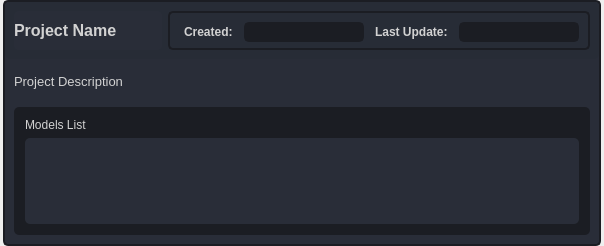
<?xml version="1.0" encoding="UTF-8"?>
<ui version="4.0">
 <class>listWidgetItem_project</class>
 <widget class="QWidget" name="listWidgetItem_project">
  <property name="geometry">
   <rect>
    <x>0</x>
    <y>0</y>
    <width>604</width>
    <height>246</height>
   </rect>
  </property>
  <property name="windowTitle">
   <string>Form</string>
  </property>
  <property name="styleSheet">
   <string notr="true"/>
  </property>
  <layout class="QVBoxLayout" name="verticalLayout">
   <property name="spacing">
    <number>3</number>
   </property>
   <property name="leftMargin">
    <number>3</number>
   </property>
   <property name="topMargin">
    <number>0</number>
   </property>
   <property name="rightMargin">
    <number>3</number>
   </property>
   <property name="bottomMargin">
    <number>0</number>
   </property>
   <item>
    <widget class="QFrame" name="frame_project">
     <property name="minimumSize">
      <size>
       <width>0</width>
       <height>0</height>
      </size>
     </property>
     <property name="maximumSize">
      <size>
       <width>16777215</width>
       <height>16777215</height>
      </size>
     </property>
     <property name="styleSheet">
      <string notr="true">background-color: rgb(41, 45, 56);
border-radius: 5px;
border: 2px solid rgb(27, 29, 35);
color: rgb(210, 210, 210);
</string>
     </property>
     <property name="frameShape">
      <enum>QFrame::NoFrame</enum>
     </property>
     <property name="frameShadow">
      <enum>QFrame::Raised</enum>
     </property>
     <layout class="QVBoxLayout" name="verticalLayout_13" stretch="0,0">
      <property name="spacing">
       <number>0</number>
      </property>
      <property name="leftMargin">
       <number>0</number>
      </property>
      <property name="topMargin">
       <number>0</number>
      </property>
      <property name="rightMargin">
       <number>0</number>
      </property>
      <property name="bottomMargin">
       <number>0</number>
      </property>
      <item>
       <widget class="QFrame" name="frame_prj_name">
        <property name="maximumSize">
         <size>
          <width>16777215</width>
          <height>16777215</height>
         </size>
        </property>
        <property name="cursor">
         <cursorShape>ArrowCursor</cursorShape>
        </property>
        <property name="styleSheet">
         <string notr="true">QFrame {
	border: transparent;
	background-color: rgb(39, 44, 54);
}</string>
        </property>
        <property name="frameShape">
         <enum>QFrame::StyledPanel</enum>
        </property>
        <property name="frameShadow">
         <enum>QFrame::Raised</enum>
        </property>
        <layout class="QHBoxLayout" name="horizontalLayout">
         <property name="leftMargin">
          <number>9</number>
         </property>
         <property name="topMargin">
          <number>9</number>
         </property>
         <property name="rightMargin">
          <number>9</number>
         </property>
         <property name="bottomMargin">
          <number>9</number>
         </property>
         <item>
          <widget class="QPushButton" name="label_prj_name">
           <property name="sizePolicy">
            <sizepolicy hsizetype="Expanding" vsizetype="Preferred">
             <horstretch>0</horstretch>
             <verstretch>0</verstretch>
            </sizepolicy>
           </property>
           <property name="maximumSize">
            <size>
             <width>16777215</width>
             <height>16777215</height>
            </size>
           </property>
           <property name="font">
            <font>
             <pointsize>12</pointsize>
             <bold>true</bold>
            </font>
           </property>
           <property name="styleSheet">
            <string notr="true">QPushButton{
	text-align: left;
    border:transparent;
}</string>
           </property>
           <property name="text">
            <string>Project Name</string>
           </property>
           <property name="icon">
            <iconset resource="resources.qrc">
             <normaloff>:/icons/icons/cloud_18dp_E8EAED.svg</normaloff>:/icons/icons/cloud_18dp_E8EAED.svg</iconset>
           </property>
          </widget>
         </item>
         <item>
          <widget class="QFrame" name="frame_prj_inner_components">
           <property name="minimumSize">
            <size>
             <width>0</width>
             <height>0</height>
            </size>
           </property>
           <property name="cursor">
            <cursorShape>ArrowCursor</cursorShape>
           </property>
           <property name="styleSheet">
            <string notr="true">QFrame {
	border-radius: 5px;
	border: 2px solid rgb(27, 29, 35);
}</string>
           </property>
           <property name="frameShadow">
            <enum>QFrame::Raised</enum>
           </property>
           <layout class="QHBoxLayout" name="horizontalLayout_3">
            <property name="spacing">
             <number>6</number>
            </property>
            <property name="leftMargin">
             <number>9</number>
            </property>
            <property name="topMargin">
             <number>9</number>
            </property>
            <property name="rightMargin">
             <number>9</number>
            </property>
            <property name="bottomMargin">
             <number>6</number>
            </property>
            <item>
             <widget class="QLabel" name="prj_creation_label">
              <property name="sizePolicy">
               <sizepolicy hsizetype="Preferred" vsizetype="Preferred">
                <horstretch>0</horstretch>
                <verstretch>0</verstretch>
               </sizepolicy>
              </property>
              <property name="minimumSize">
               <size>
                <width>0</width>
                <height>0</height>
               </size>
              </property>
              <property name="maximumSize">
               <size>
                <width>16777215</width>
                <height>20</height>
               </size>
              </property>
              <property name="styleSheet">
               <string notr="true">border-color:transparent</string>
              </property>
              <property name="text">
               <string>&lt;!DOCTYPE HTML PUBLIC &quot;-//W3C//DTD HTML 4.0//EN&quot; &quot;http://www.w3.org/TR/REC-html40/strict.dtd&quot;&gt;
&lt;html&gt;&lt;head&gt;&lt;meta name=&quot;qrichtext&quot; content=&quot;1&quot; /&gt;&lt;meta charset=&quot;utf-8&quot; /&gt;&lt;style type=&quot;text/css&quot;&gt;
p, li { white-space: pre-wrap; }
hr { height: 1px; border-width: 0; }
li.unchecked::marker { content: &quot;\2610&quot;; }
li.checked::marker { content: &quot;\2612&quot;; }
&lt;/style&gt;&lt;/head&gt;&lt;body style=&quot; font-family:'Segoe UI'; font-size:9pt; font-weight:400; font-style:normal;&quot;&gt;
&lt;p style=&quot; margin-top:0px; margin-bottom:0px; margin-left:0px; margin-right:0px; -qt-block-indent:0; text-indent:0px;&quot;&gt;&lt;span style=&quot; font-weight:700;&quot;&gt;Created:&lt;/span&gt;&lt;/p&gt;&lt;/body&gt;&lt;/html&gt;</string>
              </property>
              <property name="textFormat">
               <enum>Qt::MarkdownText</enum>
              </property>
              <property name="wordWrap">
               <bool>true</bool>
              </property>
             </widget>
            </item>
            <item>
             <widget class="QLineEdit" name="prj_creation_textEdit">
              <property name="enabled">
               <bool>true</bool>
              </property>
              <property name="minimumSize">
               <size>
                <width>0</width>
                <height>20</height>
               </size>
              </property>
              <property name="maximumSize">
               <size>
                <width>16777215</width>
                <height>20</height>
               </size>
              </property>
              <property name="styleSheet">
               <string notr="true">QLineEdit {
	height: 25px;
	background-color: rgb(27, 29, 35);
	border-radius: 5px;
	border: 2px solid rgb(27, 29, 35);
	padding-left: 10px;
}
QLineEdit:hover {
	border: 2px solid rgb(64, 71, 88);
}
QLineEdit:focus {
	border: 2px solid rgb(91, 101, 124);
}
QLineEdit[text=&quot;&quot;]{
	color:rgb(90,90,90);
}

QLineEdit:disabled {
	color: rgb(60,60,60);
	background-color: rgb(60, 60, 60);
	border: 2px solid rgb(32, 32, 32);
}</string>
              </property>
              <property name="text">
               <string/>
              </property>
              <property name="readOnly">
               <bool>true</bool>
              </property>
             </widget>
            </item>
            <item>
             <widget class="QLabel" name="prj_last_updated_label">
              <property name="sizePolicy">
               <sizepolicy hsizetype="Preferred" vsizetype="Preferred">
                <horstretch>0</horstretch>
                <verstretch>0</verstretch>
               </sizepolicy>
              </property>
              <property name="minimumSize">
               <size>
                <width>0</width>
                <height>0</height>
               </size>
              </property>
              <property name="maximumSize">
               <size>
                <width>16777215</width>
                <height>20</height>
               </size>
              </property>
              <property name="styleSheet">
               <string notr="true">border-color:transparent</string>
              </property>
              <property name="text">
               <string>&lt;!DOCTYPE HTML PUBLIC &quot;-//W3C//DTD HTML 4.0//EN&quot; &quot;http://www.w3.org/TR/REC-html40/strict.dtd&quot;&gt;
&lt;html&gt;&lt;head&gt;&lt;meta name=&quot;qrichtext&quot; content=&quot;1&quot; /&gt;&lt;meta charset=&quot;utf-8&quot; /&gt;&lt;style type=&quot;text/css&quot;&gt;
p, li { white-space: pre-wrap; }
hr { height: 1px; border-width: 0; }
li.unchecked::marker { content: &quot;\2610&quot;; }
li.checked::marker { content: &quot;\2612&quot;; }
&lt;/style&gt;&lt;/head&gt;&lt;body style=&quot; font-family:'Segoe UI'; font-size:9pt; font-weight:400; font-style:normal;&quot;&gt;
&lt;p style=&quot; margin-top:0px; margin-bottom:0px; margin-left:0px; margin-right:0px; -qt-block-indent:0; text-indent:0px;&quot;&gt;&lt;span style=&quot; font-weight:700;&quot;&gt;Last Update:&lt;/span&gt;&lt;/p&gt;&lt;/body&gt;&lt;/html&gt;</string>
              </property>
              <property name="textFormat">
               <enum>Qt::MarkdownText</enum>
              </property>
              <property name="wordWrap">
               <bool>true</bool>
              </property>
             </widget>
            </item>
            <item>
             <widget class="QLineEdit" name="prj_last_updated_textEdit">
              <property name="enabled">
               <bool>true</bool>
              </property>
              <property name="minimumSize">
               <size>
                <width>0</width>
                <height>20</height>
               </size>
              </property>
              <property name="maximumSize">
               <size>
                <width>16777215</width>
                <height>20</height>
               </size>
              </property>
              <property name="styleSheet">
               <string notr="true">QLineEdit {
	height: 25px;
	background-color: rgb(27, 29, 35);
	border-radius: 5px;
	border: 2px solid rgb(27, 29, 35);
	padding-left: 10px;
}
QLineEdit:hover {
	border: 2px solid rgb(64, 71, 88);
}
QLineEdit:focus {
	border: 2px solid rgb(91, 101, 124);
}
QLineEdit[text=&quot;&quot;]{
	color:rgb(90,90,90);
}

QLineEdit:disabled {
	color: rgb(60,60,60);
	background-color: rgb(60, 60, 60);
	border: 2px solid rgb(32, 32, 32);
}</string>
              </property>
              <property name="readOnly">
               <bool>true</bool>
              </property>
             </widget>
            </item>
           </layout>
          </widget>
         </item>
        </layout>
       </widget>
      </item>
      <item>
       <widget class="QFrame" name="frame_prj_components">
        <property name="minimumSize">
         <size>
          <width>0</width>
          <height>0</height>
         </size>
        </property>
        <property name="cursor">
         <cursorShape>ArrowCursor</cursorShape>
        </property>
        <property name="styleSheet">
         <string notr="true">QFrame {
	 border: transparent
}</string>
        </property>
        <property name="frameShadow">
         <enum>QFrame::Raised</enum>
        </property>
        <layout class="QVBoxLayout" name="verticalLayout_2">
         <property name="spacing">
          <number>18</number>
         </property>
         <property name="leftMargin">
          <number>9</number>
         </property>
         <property name="topMargin">
          <number>15</number>
         </property>
         <property name="rightMargin">
          <number>9</number>
         </property>
         <property name="bottomMargin">
          <number>9</number>
         </property>
         <item>
          <widget class="QLabel" name="prj_description_label">
           <property name="sizePolicy">
            <sizepolicy hsizetype="Preferred" vsizetype="Preferred">
             <horstretch>0</horstretch>
             <verstretch>0</verstretch>
            </sizepolicy>
           </property>
           <property name="minimumSize">
            <size>
             <width>0</width>
             <height>0</height>
            </size>
           </property>
           <property name="maximumSize">
            <size>
             <width>16777215</width>
             <height>16777215</height>
            </size>
           </property>
           <property name="styleSheet">
            <string notr="true">border-color:transparent</string>
           </property>
           <property name="text">
            <string>&lt;!DOCTYPE HTML PUBLIC &quot;-//W3C//DTD HTML 4.0//EN&quot; &quot;http://www.w3.org/TR/REC-html40/strict.dtd&quot;&gt;
&lt;html&gt;&lt;head&gt;&lt;meta name=&quot;qrichtext&quot; content=&quot;1&quot; /&gt;&lt;meta charset=&quot;utf-8&quot; /&gt;&lt;style type=&quot;text/css&quot;&gt;
p, li { white-space: pre-wrap; }
hr { height: 1px; border-width: 0; }
li.unchecked::marker { content: &quot;\2610&quot;; }
li.checked::marker { content: &quot;\2612&quot;; }
&lt;/style&gt;&lt;/head&gt;&lt;body style=&quot; font-family:'Segoe UI'; font-size:9pt; font-weight:400; font-style:normal;&quot;&gt;
&lt;p style=&quot; margin-top:0px; margin-bottom:0px; margin-left:0px; margin-right:0px; -qt-block-indent:0; text-indent:0px;&quot;&gt;&lt;span style=&quot; font-size:10pt;&quot;&gt;Project Description&lt;/span&gt;&lt;/p&gt;&lt;/body&gt;&lt;/html&gt;</string>
           </property>
           <property name="textFormat">
            <enum>Qt::MarkdownText</enum>
           </property>
           <property name="wordWrap">
            <bool>true</bool>
           </property>
          </widget>
         </item>
         <item>
          <widget class="QGroupBox" name="groupBox_models_list">
           <property name="sizePolicy">
            <sizepolicy hsizetype="Preferred" vsizetype="Expanding">
             <horstretch>0</horstretch>
             <verstretch>0</verstretch>
            </sizepolicy>
           </property>
           <property name="minimumSize">
            <size>
             <width>300</width>
             <height>0</height>
            </size>
           </property>
           <property name="toolTipDuration">
            <number>-1</number>
           </property>
           <property name="styleSheet">
            <string notr="true">QGroupBox {
	border-radius: 5px;
border: transparent;
	background-color: rgb(27, 29, 35);
}

QRadioButton::indicator {
    border: 3px solid rgb(52, 59, 72);
	width: 15px;
	height: 15px;
	border-radius: 10px;
    background: rgb(44, 49, 60);
}
QRadioButton::indicator:hover {
    border: 3px solid rgb(58, 66, 81);
}
QRadioButton::indicator:checked {
    background: 3px solid rgb(94, 106, 130);
	border: 3px solid rgb(52, 59, 72);	
}</string>
           </property>
           <property name="title">
            <string/>
           </property>
           <property name="flat">
            <bool>false</bool>
           </property>
           <property name="checkable">
            <bool>false</bool>
           </property>
           <layout class="QVBoxLayout" name="verticalLayout_50">
            <property name="spacing">
             <number>6</number>
            </property>
            <property name="leftMargin">
             <number>9</number>
            </property>
            <property name="topMargin">
             <number>9</number>
            </property>
            <property name="rightMargin">
             <number>9</number>
            </property>
            <property name="bottomMargin">
             <number>9</number>
            </property>
            <item>
             <widget class="QLabel" name="label_3">
              <property name="sizePolicy">
               <sizepolicy hsizetype="Preferred" vsizetype="Fixed">
                <horstretch>0</horstretch>
                <verstretch>0</verstretch>
               </sizepolicy>
              </property>
              <property name="styleSheet">
               <string notr="true">background:transparent;</string>
              </property>
              <property name="text">
               <string>Models List</string>
              </property>
             </widget>
            </item>
            <item>
             <widget class="QListWidget" name="models_listWidget">
              <property name="sizePolicy">
               <sizepolicy hsizetype="Preferred" vsizetype="Expanding">
                <horstretch>0</horstretch>
                <verstretch>0</verstretch>
               </sizepolicy>
              </property>
              <property name="styleSheet">
               <string notr="true">QListWidget::item:hover {
	border-radius: 5px;
	background-color: (255, 210, 0);
	border: 2px solid rgb(255, 232, 128);
}</string>
              </property>
              <property name="verticalScrollBarPolicy">
               <enum>Qt::ScrollBarAlwaysOff</enum>
              </property>
              <property name="autoScroll">
               <bool>false</bool>
              </property>
              <property name="tabKeyNavigation">
               <bool>false</bool>
              </property>
              <property name="showDropIndicator" stdset="0">
               <bool>false</bool>
              </property>
              <property name="dragEnabled">
               <bool>false</bool>
              </property>
              <property name="dragDropOverwriteMode">
               <bool>false</bool>
              </property>
              <property name="dragDropMode">
               <enum>QAbstractItemView::NoDragDrop</enum>
              </property>
              <property name="defaultDropAction">
               <enum>Qt::CopyAction</enum>
              </property>
              <property name="alternatingRowColors">
               <bool>false</bool>
              </property>
              <property name="selectionMode">
               <enum>QAbstractItemView::ExtendedSelection</enum>
              </property>
              <property name="textElideMode">
               <enum>Qt::ElideNone</enum>
              </property>
              <property name="verticalScrollMode">
               <enum>QAbstractItemView::ScrollPerPixel</enum>
              </property>
              <property name="horizontalScrollMode">
               <enum>QAbstractItemView::ScrollPerPixel</enum>
              </property>
              <property name="movement">
               <enum>QListView::Static</enum>
              </property>
              <property name="resizeMode">
               <enum>QListView::Fixed</enum>
              </property>
              <property name="viewMode">
               <enum>QListView::ListMode</enum>
              </property>
             </widget>
            </item>
           </layout>
          </widget>
         </item>
        </layout>
       </widget>
      </item>
     </layout>
    </widget>
   </item>
  </layout>
 </widget>
 <resources>
  <include location="resources.qrc"/>
 </resources>
 <connections/>
</ui>
